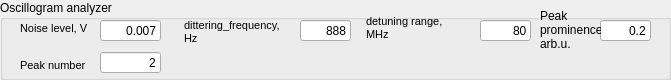
  <widget class="QGroupBox" name="groupBox_14">
   <property name="geometry">
    <rect>
     <x>10</x>
     <y>640</y>
     <width>671</width>
     <height>80</height>
    </rect>
   </property>
   <property name="sizePolicy">
    <sizepolicy hsizetype="Preferred" vsizetype="Preferred">
     <horstretch>0</horstretch>
     <verstretch>0</verstretch>
    </sizepolicy>
   </property>
   <property name="minimumSize">
    <size>
     <width>220</width>
     <height>50</height>
    </size>
   </property>
   <property name="maximumSize">
    <size>
     <width>270000</width>
     <height>80</height>
    </size>
   </property>
   <property name="title">
    <string>Oscillogram analyzer</string>
   </property>
   <widget class="QLineEdit" name="lineEdit_osc_noise_level">
    <property name="geometry">
     <rect>
      <x>100</x>
      <y>20</y>
      <width>61</width>
      <height>21</height>
     </rect>
    </property>
    <property name="text">
     <string>0.007</string>
    </property>
    <property name="alignment">
     <set>Qt::AlignRight|Qt::AlignTrailing|Qt::AlignVCenter</set>
    </property>
   </widget>
   <widget class="QLineEdit" name="lineEdit_osc_dith_frequency">
    <property name="geometry">
     <rect>
      <x>300</x>
      <y>20</y>
      <width>51</width>
      <height>21</height>
     </rect>
    </property>
    <property name="text">
     <string>888</string>
    </property>
    <property name="alignment">
     <set>Qt::AlignRight|Qt::AlignTrailing|Qt::AlignVCenter</set>
    </property>
   </widget>
   <widget class="QLabel" name="label_49">
    <property name="enabled">
     <bool>true</bool>
    </property>
    <property name="geometry">
     <rect>
      <x>20</x>
      <y>13</y>
      <width>81</width>
      <height>31</height>
     </rect>
    </property>
    <property name="text">
     <string>&lt;!DOCTYPE HTML PUBLIC &quot;-//W3C//DTD HTML 4.0//EN&quot; &quot;http://www.w3.org/TR/REC-html40/strict.dtd&quot;&gt;
&lt;html&gt;&lt;head&gt;&lt;meta name=&quot;qrichtext&quot; content=&quot;1&quot; /&gt;&lt;style type=&quot;text/css&quot;&gt;
p, li { white-space: pre-wrap; }
&lt;/style&gt;&lt;/head&gt;&lt;body style=&quot; font-family:'MS Shell Dlg 2'; font-size:8pt; font-weight:400; font-style:normal;&quot;&gt;
&lt;p style=&quot; margin-top:0px; margin-bottom:0px; margin-left:0px; margin-right:0px; -qt-block-indent:0; text-indent:0px;&quot;&gt;Noise level, V&lt;/p&gt;&lt;/body&gt;&lt;/html&gt;</string>
    </property>
    <property name="wordWrap">
     <bool>true</bool>
    </property>
   </widget>
   <widget class="QLabel" name="label_50">
    <property name="enabled">
     <bool>true</bool>
    </property>
    <property name="geometry">
     <rect>
      <x>184</x>
      <y>17</y>
      <width>101</width>
      <height>31</height>
     </rect>
    </property>
    <property name="text">
     <string>&lt;!DOCTYPE HTML PUBLIC &quot;-//W3C//DTD HTML 4.0//EN&quot; &quot;http://www.w3.org/TR/REC-html40/strict.dtd&quot;&gt;
&lt;html&gt;&lt;head&gt;&lt;meta name=&quot;qrichtext&quot; content=&quot;1&quot; /&gt;&lt;style type=&quot;text/css&quot;&gt;
p, li { white-space: pre-wrap; }
&lt;/style&gt;&lt;/head&gt;&lt;body style=&quot; font-family:'MS Shell Dlg 2'; font-size:8pt; font-weight:400; font-style:normal;&quot;&gt;
&lt;p style=&quot; margin-top:0px; margin-bottom:0px; margin-left:0px; margin-right:0px; -qt-block-indent:0; text-indent:0px;&quot;&gt;dittering_frequency, Hz&lt;/p&gt;&lt;/body&gt;&lt;/html&gt;</string>
    </property>
    <property name="wordWrap">
     <bool>true</bool>
    </property>
   </widget>
   <widget class="QLabel" name="label_51">
    <property name="enabled">
     <bool>true</bool>
    </property>
    <property name="geometry">
     <rect>
      <x>366</x>
      <y>13</y>
      <width>101</width>
      <height>31</height>
     </rect>
    </property>
    <property name="text">
     <string>&lt;!DOCTYPE HTML PUBLIC &quot;-//W3C//DTD HTML 4.0//EN&quot; &quot;http://www.w3.org/TR/REC-html40/strict.dtd&quot;&gt;
&lt;html&gt;&lt;head&gt;&lt;meta name=&quot;qrichtext&quot; content=&quot;1&quot; /&gt;&lt;style type=&quot;text/css&quot;&gt;
p, li { white-space: pre-wrap; }
&lt;/style&gt;&lt;/head&gt;&lt;body style=&quot; font-family:'MS Shell Dlg 2'; font-size:8pt; font-weight:400; font-style:normal;&quot;&gt;
&lt;p style=&quot; margin-top:0px; margin-bottom:0px; margin-left:0px; margin-right:0px; -qt-block-indent:0; text-indent:0px;&quot;&gt;detuning range, MHz&lt;/p&gt;&lt;/body&gt;&lt;/html&gt;</string>
    </property>
    <property name="wordWrap">
     <bool>true</bool>
    </property>
   </widget>
   <widget class="QLineEdit" name="lineEdit_osc_detuning">
    <property name="geometry">
     <rect>
      <x>480</x>
      <y>20</y>
      <width>51</width>
      <height>21</height>
     </rect>
    </property>
    <property name="text">
     <string>80</string>
    </property>
    <property name="alignment">
     <set>Qt::AlignRight|Qt::AlignTrailing|Qt::AlignVCenter</set>
    </property>
   </widget>
   <widget class="QLineEdit" name="lineEdit_osc_prominence">
    <property name="geometry">
     <rect>
      <x>600</x>
      <y>20</y>
      <width>51</width>
      <height>21</height>
     </rect>
    </property>
    <property name="text">
     <string>0.2</string>
    </property>
    <property name="alignment">
     <set>Qt::AlignRight|Qt::AlignTrailing|Qt::AlignVCenter</set>
    </property>
   </widget>
   <widget class="QLabel" name="label_21">
    <property name="geometry">
     <rect>
      <x>540</x>
      <y>0</y>
      <width>61</width>
      <height>61</height>
     </rect>
    </property>
    <property name="text">
     <string>&lt;html&gt;&lt;head/&gt;&lt;body&gt;&lt;p&gt;Peak prominence, arb.u.&lt;/p&gt;&lt;/body&gt;&lt;/html&gt;</string>
    </property>
    <property name="wordWrap">
     <bool>true</bool>
    </property>
   </widget>
   <widget class="QLabel" name="label_52">
    <property name="enabled">
     <bool>true</bool>
    </property>
    <property name="geometry">
     <rect>
      <x>20</x>
      <y>50</y>
      <width>81</width>
      <height>31</height>
     </rect>
    </property>
    <property name="text">
     <string>&lt;!DOCTYPE HTML PUBLIC &quot;-//W3C//DTD HTML 4.0//EN&quot; &quot;http://www.w3.org/TR/REC-html40/strict.dtd&quot;&gt;
&lt;html&gt;&lt;head&gt;&lt;meta name=&quot;qrichtext&quot; content=&quot;1&quot; /&gt;&lt;style type=&quot;text/css&quot;&gt;
p, li { white-space: pre-wrap; }
&lt;/style&gt;&lt;/head&gt;&lt;body style=&quot; font-family:'MS Shell Dlg 2'; font-size:8pt; font-weight:400; font-style:normal;&quot;&gt;
&lt;p style=&quot; margin-top:0px; margin-bottom:0px; margin-left:0px; margin-right:0px; -qt-block-indent:0; text-indent:0px;&quot;&gt;Peak number&lt;/p&gt;&lt;/body&gt;&lt;/html&gt;</string>
    </property>
    <property name="wordWrap">
     <bool>true</bool>
    </property>
   </widget>
   <widget class="QLineEdit" name="lineEdit_osc_peak_number">
    <property name="geometry">
     <rect>
      <x>100</x>
      <y>52</y>
      <width>61</width>
      <height>21</height>
     </rect>
    </property>
    <property name="text">
     <string>2</string>
    </property>
    <property name="alignment">
     <set>Qt::AlignRight|Qt::AlignTrailing|Qt::AlignVCenter</set>
    </property>
   </widget>
  </widget>
